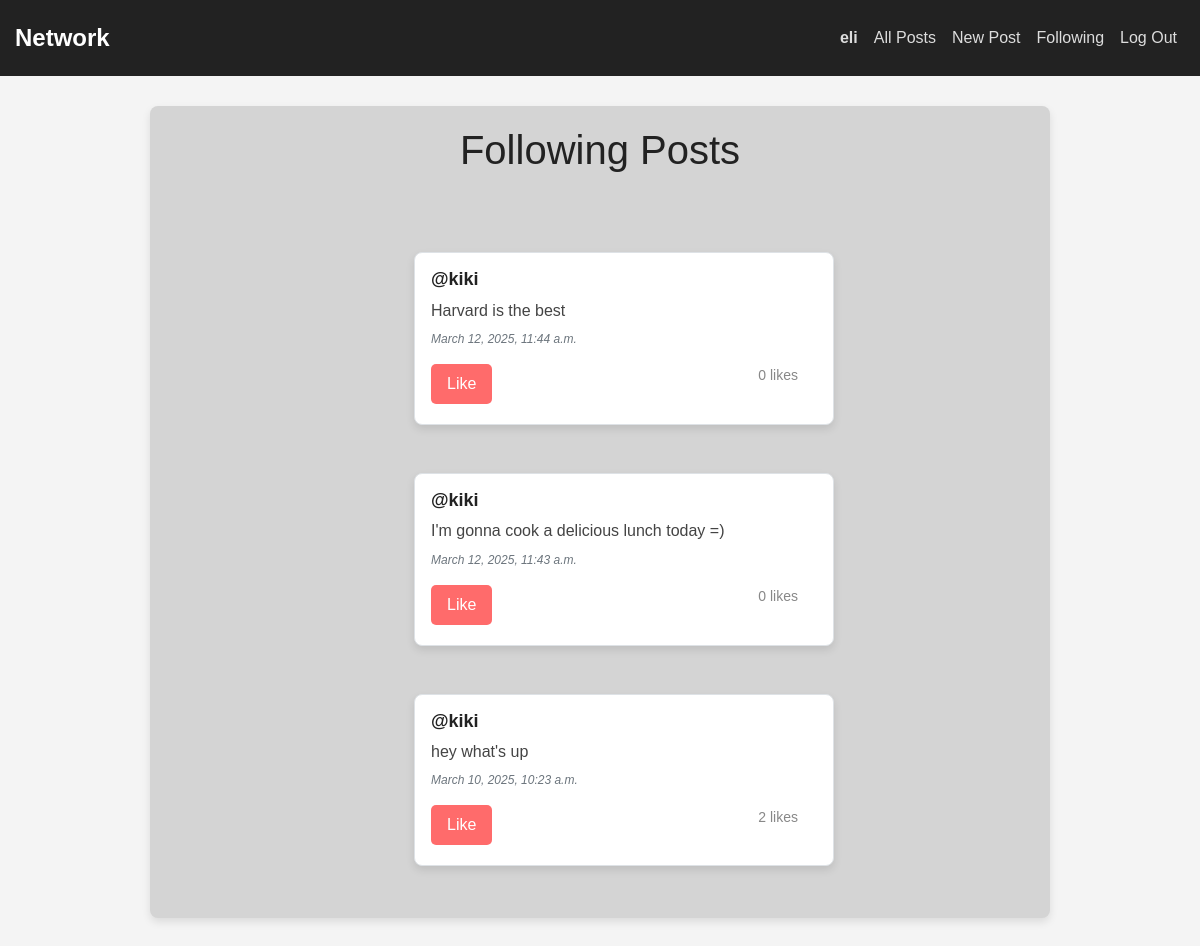
The app's page /following (signed in) with its own data.
### network/models.py (models this page shows, shortened)
class User(AbstractUser):
    pass

class Post(models.Model):
    content = models.CharField(max_length=140)
    user = models.ForeignKey(User, on_delete=models.CASCADE, related_name="author")
    date = models.DateTimeField(auto_now_add=True)

### network/views.py (the view)
# urls.py: path("following", views.following, name="following"),
def following(request):
    user = request.user
    following_users = [follow.followed for follow in user.following.all()]
    posts = Post.objects.filter(user__in=following_users).order_by("-date")
    paginator = Paginator(posts, 10)
    page_number = request.GET.get("page")
    page_obj = paginator.get_page(page_number)
    return render(request, "network/following.html", {
        "page_obj": page_obj
    })

### network/templates/network/following.html (shortened to what this page needs)
{% extends "network/layout.html" %}
{% block body %}
    <h1>Following Posts</h1>
    <div class="allPosts">
        {% for post in page_obj %}
            <div class="post ml-5 mt-5 pl-3 pt-3 border w-50">
                <h5 class="username"><a href="{% url 'profile' user_id=post.user.id %}">@{{ post.user }}</a></h5>
                <h6 class="content" id="content_{{ post.id }}">{{ post.content }}</h6>
                <p class="date text-muted small font-italic">{{ post.date }}</p>
                <div class="d-flex justify-content-between align-items-center">
                    {% if user.is_authenticated %}
                        {% if user != post.user %}
                            <button class="like-btn" id="like-btn-{{ post.id }}" data-post-id="{{ post.id }}" onclick="toggleLike('{{ post.id }}')">
                                {% if request.user in post.users_liked.all %}
                                    Unlike
                                {% else %}
                                    Like
                                {% endif %}
                            </button>
                        {% endif %}
                    {% endif %}
                    <p id="like-count-{{ post.id }}" class="likeCount">
                        {{ post.users_liked.count }} likes
                    </p>
                </div>
            </div>
        {% endfor %}
    </div>
{% endblock %}

### network/templates/network/layout.html (shortened to what this page needs)
{% load static %}
<!DOCTYPE html>
<html lang="en">
    <head>
        <link rel="stylesheet" href="https://stackpath.bootstrapcdn.com/bootstrap/4.4.1/css/bootstrap.min.css">
        <link href="{% static 'network/styles.css' %}" rel="stylesheet" type="text/css">
    </head>
    <body>
        <nav class="navbar navbar-expand-lg">
            <a class="navbar-brand" href="{% url 'index' %}">Network</a>
            <div class="collapse navbar-collapse">
                <ul class="navbar-nav ml-auto">
                    {% if user.is_authenticated %}
                        <li class="nav-item {% if request.path == '/profile/' %}active{% endif %}">
                            <a class="nav-link" href="{% url 'profile' user_id=user.id %}"><strong>{{ user.username }}</strong></a>
                        </li>
                        <li class="nav-item {% if request.path == '/' %}active{% endif %}">
                            <a class="nav-link" href="{% url 'index' %}">All Posts</a>
                        </li>
                        <li class="nav-item {% if request.path == '/newPost/' %}active{% endif %}">
                            <a class="nav-link" href="{% url 'newPost' %}">New Post</a>
                        </li>
                        <li class="nav-item {% if request.path == '/following/' %}active{% endif %}">
                            <a class="nav-link" href="{% url 'following' %}">Following</a>
                        </li>
                        <li class="nav-item {% if request.path == '/logout/' %}active{% endif %}">
                            <a class="nav-link" href="{% url 'logout' %}">Log Out</a>
                        </li>
                    {% endif %}
                </ul>
            </div>
        </nav>
        <div class="content-body">
            {% block body %}
            {% endblock %}
        </div>
    </body>
</html>

### network/static/network/styles.css (style rules this page uses)
body { background-color: #f4f4f4; font-family: Arial, sans-serif; margin: 0; padding: 0; }
.navbar { background-color: #222; padding: 15px; }
.navbar-brand { color: #fff !important; font-weight: bold; font-size: 24px; }
.navbar-nav .nav-item .nav-link { color: #ddd; transition: color 0.3s; }
.content-body { max-width: 900px; margin: 30px auto; background: rgb(212, 212, 212); padding: 20px; border-radius: 8px; box-shadow: 0 4px 8px rgba(0, 0, 0, 0.1); }
h1 { text-align: center; margin-bottom: 30px; color: #222; }
.allPosts { display: flex; flex-direction: column; align-items: center; padding: 0 10px; }
.post { width: 50%; margin-left: 5%; margin-top: 20px; padding: 20px; background-color: white; border-radius: 8px; box-shadow: 0 4px 8px rgba(0, 0, 0, 0.1); border: 1px solid #ddd; }
.username { font-size: 18px; font-weight: bold; color: #333; }
.username a { text-decoration: none; color: #222; }
.content { font-size: 16px; color: #444; margin-top: 10px; }
.date { font-size: 12px; color: #888; font-style: italic; margin-top: 10px; }
.like-btn { background-color: #ff6b6b; color: white; border: none; padding: 8px 16px; border-radius: 5px; transition: background 0.3s ease; }
.likeCount { font-size: 14px; color: #888; margin-right: 15px; }

### records on screen
User: username "eli"
Post: user "kiki", content "Harvard is the best", date "March 12, 2025, 11:44 a.m.", shows "Like", users_liked.count "0"
Post: user "kiki", content "I'm gonna cook a delicious lunch today =)", date "March 12, 2025, 11:43 a.m.", shows "Like", users_liked.count "0"
Post: user "kiki", content "hey what's up", date "March 10, 2025, 10:23 a.m.", shows "Like", users_liked.count "2"
